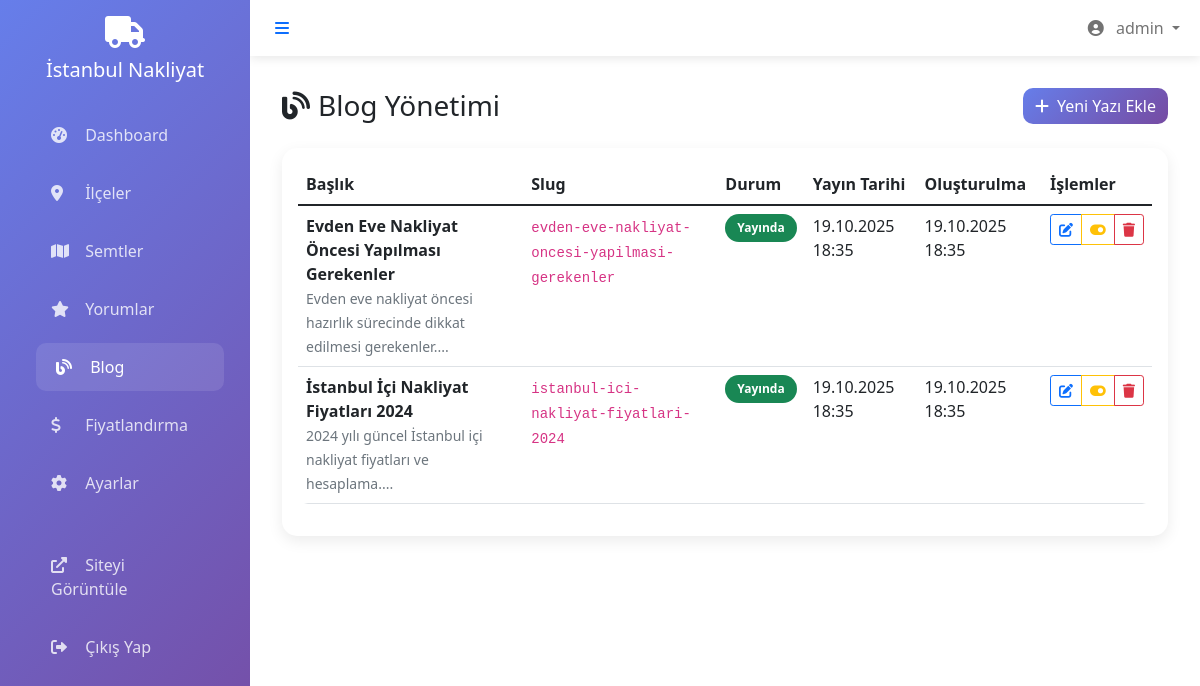
Page /admin/?action=blog (signed in) on the committed database.
### tables this page shows
CREATE TABLE blog_posts (
    id INT AUTO_INCREMENT PRIMARY KEY,
    title VARCHAR(200) NOT NULL,
    slug VARCHAR(200) UNIQUE NOT NULL,
    content LONGTEXT,
    excerpt TEXT,
    featured_image VARCHAR(255),
    meta_title VARCHAR(200),
    meta_description TEXT,
    meta_keywords TEXT,
    is_published BOOLEAN DEFAULT FALSE,
    published_at TIMESTAMP NULL,
    created_at TIMESTAMP DEFAULT CURRENT_TIMESTAMP,
    updated_at TIMESTAMP DEFAULT CURRENT_TIMESTAMP ON UPDATE CURRENT_TIMESTAMP
);

### models/BlogModel.php (called while the page is built, shortened)
<?php
class BlogModel {
    private $conn;
    private $table_name = "blog_posts";
    public function __construct($db) {
        $this->conn = $db;
    }
    public function getAllPosts() {
        $query = "SELECT * FROM " . $this->table_name . " ORDER BY created_at DESC";
        $stmt = $this->conn->prepare($query);
        $stmt->execute();
        return $stmt->fetchAll();
    }
}
?>

### admin/blog.php (the view, shortened to what this page needs)
<?php
include 'includes/header.php';
?>
<div class="row">
    <div class="col-12">
        <div class="d-flex justify-content-between align-items-center mb-4">
            <h1 class="h3 mb-0">
                <i class="fas fa-blog me-2"></i>Blog Yönetimi
            </h1>
            <button class="btn btn-primary" data-bs-toggle="modal" data-bs-target="#createPostModal">
                <i class="fas fa-plus me-2"></i>Yeni Yazı Ekle
            </button>
        </div>
    </div>
</div>
<div class="card">
    <div class="card-body">
        <div class="table-responsive">
            <table class="table table-hover">
                <thead>
                    <tr>
                        <th>Başlık</th>
                        <th>Slug</th>
                        <th>Durum</th>
                        <th>Yayın Tarihi</th>
                        <th>Oluşturulma</th>
                        <th>İşlemler</th>
                    </tr>
                </thead>
                <tbody>
                    <?php foreach ($posts as $post): ?>
                    <tr>
                        <td>
                            <strong><?php echo htmlspecialchars($post['title']); ?></strong>
                            <?php if ($post['excerpt']): ?>
                                <br><small class="text-muted"><?php echo htmlspecialchars(substr($post['excerpt'], 0, 100)); ?>...</small>
                            <?php endif; ?>
                        </td>
                        <td>
                            <code><?php echo htmlspecialchars($post['slug']); ?></code>
                        </td>
                        <td>
                            <?php if ($post['is_published']): ?>
                                <span class="badge bg-success">Yayında</span>
                            <?php else: ?>
                                <span class="badge bg-secondary">Taslak</span>
                            <?php endif; ?>
                        </td>
                        <td>
                            <?php echo $post['published_at'] ? date('d.m.Y H:i', strtotime($post['published_at'])) : '-'; ?>
                        </td>
                        <td>
                            <?php echo date('d.m.Y H:i', strtotime($post['created_at'])); ?>
                        </td>
                        <td>
                            <div class="btn-group" role="group">
                                <button class="btn btn-sm btn-outline-primary" onclick="editPost(<?php echo htmlspecialchars(json_encode($post)); ?>)">
                                    <i class="fas fa-edit"></i>
                                </button>
                                <a href="?action=blog&toggle=<?php echo $post['id']; ?>" class="btn btn-sm btn-outline-warning">
                                    <i class="fas fa-toggle-<?php echo $post['is_published'] ? 'on' : 'off'; ?>"></i>
                                </a>
                                <a href="?action=blog&delete=<?php echo $post['id']; ?>" class="btn btn-sm btn-outline-danger btn-delete">
                                    <i class="fas fa-trash"></i>
                                </a>
                            </div>
                        </td>
                    </tr>
                    <?php endforeach; ?>
                </tbody>
            </table>
        </div>
    </div>
</div>

### admin/includes/header.php (style rules this page uses)
.card { border: none; border-radius: 15px; box-shadow: 0 5px 15px rgba(0,0,0,0.08); }
.btn-primary { background: linear-gradient(135deg, #667eea 0%, #764ba2 100%); border: none; border-radius: 10px; }
.table { border-radius: 10px; overflow: hidden; }
.badge { border-radius: 20px; padding: 8px 12px; }

### rows in the picture
blog_posts: title "Evden Eve Nakliyat Öncesi Yapılması Gerekenler", excerpt "Evden eve nakliyat öncesi hazırlık sürecinde dikkat edilmesi gerekenler.", slug "evden-eve-nakliyat-oncesi-yapilmasi-gerekenler", is_published "Yayında", published_at "19.10.2025 18:35", created_at "19.10.2025 18:35"
blog_posts: title "İstanbul İçi Nakliyat Fiyatları 2024", excerpt "2024 yılı güncel İstanbul içi nakliyat fiyatları ve hesaplama.", slug "istanbul-ici-nakliyat-fiyatlari-2024", is_published "Yayında", published_at "19.10.2025 18:35", created_at "19.10.2025 18:35"

### other values in the picture
$_SESSION['admin_username'] "admin"
